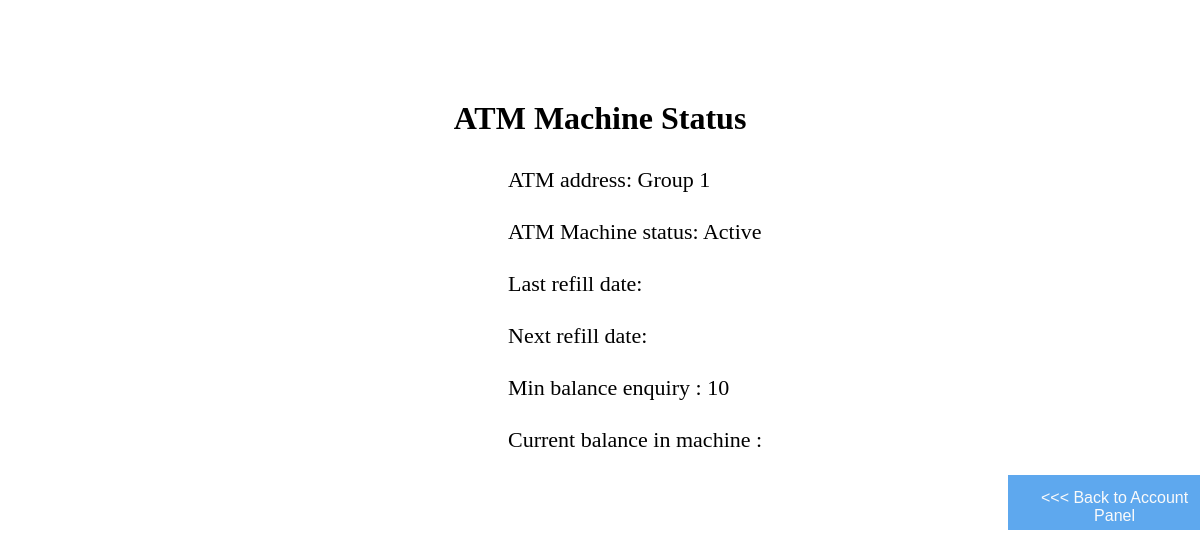
The page /atm-status/ (signed in) on the database its author committed.
### ATM/models.py (models this page shows, shortened)
class ATM_Machine(models.Model):
    atm_uid = models.PositiveIntegerField(primary_key=True)
    address = models.CharField(max_length=30,default='Group 1')
    status =  models.CharField(max_length=30,default='Active')
    balance = models.PositiveIntegerField()
    min_enquiry = models.PositiveIntegerField()
    last_refill = models.DateField()
    next_refill = models.DateField()

### ATM/views.py (the view)
# urls.py: path('atm-status/', views.atm_status),
@login_required(login_url='login')
def atm_status(request):
    atm = ATM_Machine.objects.all();
    context = {'atm':atm}
    return render(request, 'atm-status.html', context)

### ATM/templates/atm-status.html (shortened to what this page needs)
<h1 style="text-align: center; margin-top:100px;"">ATM Machine Status</h1>
<div id="atm-info">
    <p>
        {% for data in atm %}
            ATM address: {{ data.address }}
            <br><br>
            ATM Machine status: {{data.status}}
            <br><br>
            Last refill date: {{ data.atm_last_refill }}
            <br><br>
            Next refill date: {{ data.atm_next_refill }}
            <br><br>
            Min balance enquiry : {{ data.min_enquiry }}
            <br><br>
            Current balance in machine : {{ data.atm_balance }}
        {% endfor %}
        </div>
        <button id="account-panel-btn" onclick="location.href = '/admin-account-panel'">&lt&lt&lt Back to Account
            Panel</button>

### ATM/templates/atm-status.html (style rules this page uses)
#atm-info { font-size: 22; margin-left: 500px; margin-top: 30px; }
#account-panel-btn { background-color: #5ea8ee; font-size: 16; color: rgb(250, 250, 250); padding: 14px 20px; margin: 8px 0; border: none; cursor: pointer; width: 18%; height: 7%; margin-top: 0px; margin-left: 1000px; }

### rows shown on the page
ATM_Machine: address "Group 1", status "Active", min_enquiry "10"
